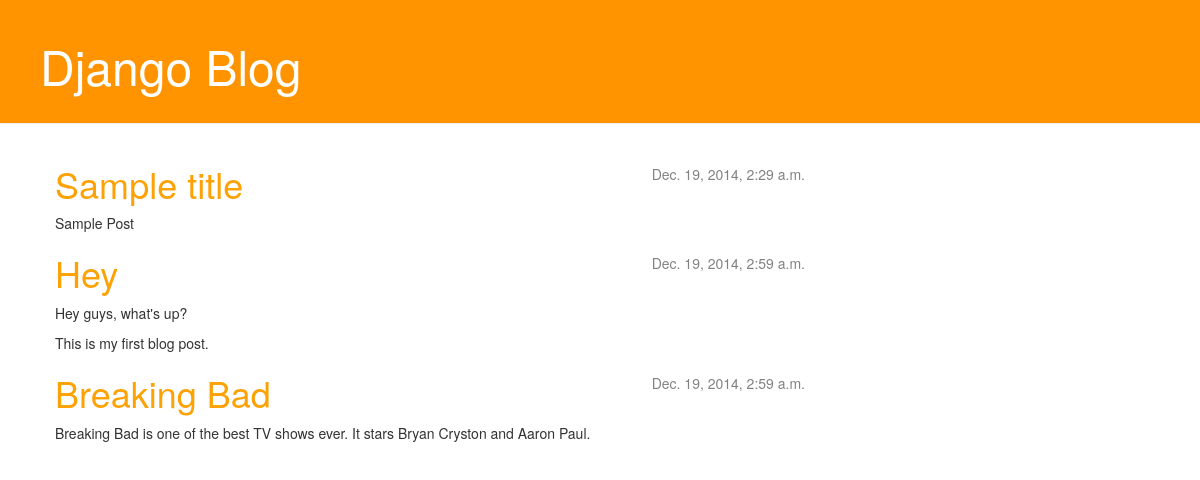
The page / on the database its author committed.
### blog/models.py (models this page shows, shortened)
class Post(models.Model):
	author = models.ForeignKey('auth.User')
	title=models.CharField(max_length=200)
	text = models.TextField()
	created_date = models.DateTimeField(
		blank=True, null=True)
	published_date = models.DateTimeField(
		blank=True, null=True)

### blog/views.py (the view)
# urls.py: url(r'^$',views.post_list),
def post_list(request):
	posts = Post.objects.filter(published_date__isnull=False).order_by('published_date')
	return render(request,'blog/post_list.html',{'posts':posts})

### blog/templates/blog/post_list.html
{% extends 'blog/base.html' %}
{% block content %}
	{% for post in posts %}
		<div class="post">
			<div class="date">
				{{ post.published_date }}
		</div>
			<h1><a href="">{{ post.title }}</a></h1>
			<p>{{ post.text|linebreaks }}</p>
		</div>
	{% endfor %}
{% endblock content %}

### blog/templates/blog/base.html (shortened to what this page needs)
{% load staticfiles %}
<html>
<head>
	<link rel="stylesheet" href="//maxcdn.bootstrapcdn.com/bootstrap/3.2.0/css/bootstrap.min.css">
	<link rel="stylesheet" href="//maxcdn.bootstrapcdn.com/bootstrap/3.2.0/css/bootstrap-theme.min.css">
	<link rel="stylesheet" href="{% static 'css/blog.css' %}">
</head>
<body>
	<div class="page-header">
		<h1><a href="">Django Blog</a></h1>
	</div>
	<div class="content container">
		<div class="row">
			<div class="col-md-8">
				{% block content %}
				{% endblock %}
			</div>
		</div>
	</div>
</body>
</html>

### hellodjango/static/css/blog.css (style rules this page uses)
h1 a { color: #FCA205; }
.page-header { background-color: #ff9400; margin-top: 0; padding: 20px 20px 20px 40px; }
.page-header h1, .page-header h1 a, .page-header h1 a:visited, .page-header h1 a:active { color: #ffffff; font-size: 36pt; text-decoration: none; }
.content { margin-left:40px; }
.date { float: right; color: #828282; }
.post { margin-bottom: }
.post h1 a, .post h1 a:visited { color: #000000; }

### rows shown on the page
Post: published_date "Dec. 19, 2014, 2:29 a.m.", title "Sample title", text "Sample Post"
Post: published_date "Dec. 19, 2014, 2:59 a.m.", title "Hey", text "Hey guys, what's up? This is my first blog post."
Post: published_date "Dec. 19, 2014, 2:59 a.m.", title "Breaking Bad", text "Breaking Bad is one of the best TV shows ever. It stars Bryan Cryston and Aaron Paul."
